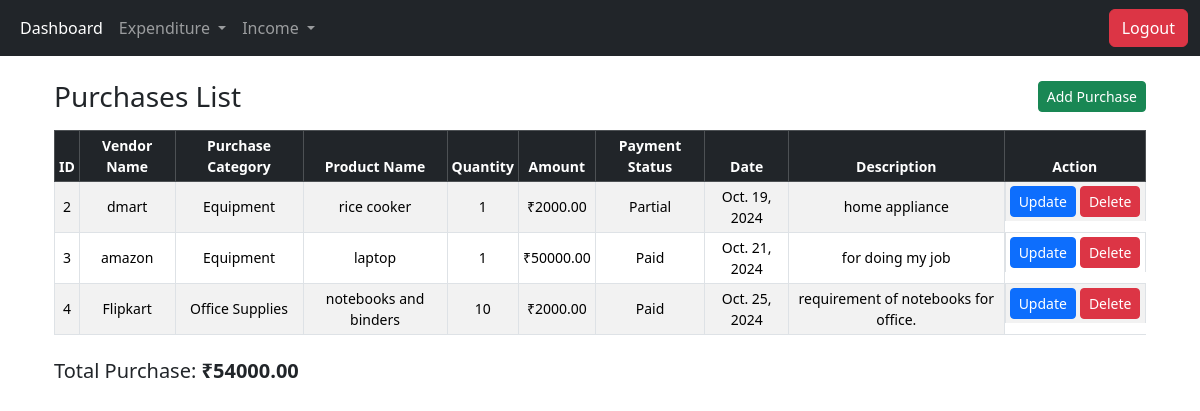
The page /myapp/purchases-list/ on the database its author committed.
### myapp/models.py (models this page shows, shortened)
class Purchase(models.Model):
    PURCHASE_CATEGORY_CHOICES = [
        ('Office Supplies', 'Office Supplies'),
        ('Equipment', 'Equipment'),
        ('Utilities', 'Utilities'),
        ('Raw Materials', 'Raw Materials'),
        ('Miscellaneous', 'Miscellaneous'),
    ]
    PAYMENT_STATUS_CHOICES = [
        ('Paid', 'Paid'),
        ('Unpaid', 'Unpaid'),
        ('Partial', 'Partial'),
    ]
    vendor_name = models.CharField(max_length=100, help_text="Enter the name of the vendor")
    purchase_category = models.CharField(max_length=50, choices=PURCHASE_CATEGORY_CHOICES, help_text="Select the category of the purchase")
    purchase_date = models.DateField(help_text="Enter the date of the purchase")
    product_name = models.CharField(max_length=100, help_text="Enter the name of the product or service purchased")
    quantity = models.PositiveIntegerField(help_text="Enter the quantity of the product or service")
    amount = models.DecimalField(max_digits=10, decimal_places=2, help_text="Enter the total purchase amount")
    payment_status = models.CharField(max_length=50, choices=PAYMENT_STATUS_CHOICES, help_text="Select the payment status")
    description = models.TextField(blank=True, null=True, help_text="Optional description of the purchase")

### myapp/views.py (the view)
# urls.py: path('purchases-list/', views.purchases_list, name='purchases_list'),
def purchases_list(request):
    purchases = Purchase.objects.all()
    total_purchases = sum(purchase.amount for purchase in purchases)
    return render(request, 'purchases_list.html',{
        'purchases': purchases,
        'total_purchase': total_purchases,
    })

### myapp/templates/purchases_list.html (shortened to what this page needs)
{% extends 'base.html' %}
{% block content %}
<div class="container mt-4">
    <h3 class="d-flex justify-content-between align-items-center mb-3">
        <span>Purchases List</span>
        <a href="{% url 'purchases_form' %}" class="btn btn-success btn-sm">Add Purchase</a>
    </h3>
    <div class="table-responsive">
        <table class="table table-striped table-sm table-bordered align-middle">
            <thead class="table-dark">
                <tr class="text-center small">
                    <th>ID</th>
                    <th>Vendor Name</th>
                    <th>Purchase Category</th>
                    <th>Product Name</th>
                    <th>Quantity</th>
                    <th>Amount</th>
                    <th>Payment Status</th>
                    <th>Date</th>
                    <th>Description</th>
                    <th>Action</th>
                </tr>
            </thead>
            <tbody>
                {% for purchase in purchases %}
                    <tr class="text-center small">
                        <td>{{ purchase.id }}</td>
                        <td>{{ purchase.vendor_name }}</td>
                        <td>{{ purchase.purchase_category }}</td>
                        <td>{{ purchase.product_name }}</td>
                        <td>{{ purchase.quantity }}</td>
                        <td>₹{{ purchase.amount|floatformat:2 }}</td>
                        <td>{{ purchase.payment_status }}</td>
                        <td>{{ purchase.purchase_date }}</td>
                        <td>{{ purchase.description|default:"N/A" }}</td>
                        <td class="d-flex justify-content-center gap-1">
                            <a href="{% url 'update-purchase' purchase.id %}" class="btn btn-primary btn-sm">Update</a>
                            <form action="{% url 'delete-purchase' purchase.id %}" method="post" class="d-inline">
                                <button type="submit" class="btn btn-danger btn-sm" onclick="return confirm('Are you sure you want to delete this purchase?');">Delete</button>
                            </form>
                        </td>
                    </tr>
                {% empty %}
                    <tr>
                        <td colspan="10" class="text-center text-muted">No purchases available.</td>
                    </tr>
                {% endfor %}
            </tbody>
        </table>
    </div>
    <div class="mt-2">
        <h5>Total Purchase: <span class="fw-bold">₹{{ total_purchase|floatformat:2 }}</span></h5>
    </div>
</div>
{% endblock %}

### rows shown on the page
Purchase: id "2", vendor_name "dmart", purchase_category "Equipment", product_name "rice cooker", quantity "1", amount "2000.00", payment_status "Partial", purchase_date "Oct. 19, 2024", description "home appliance"
Purchase: id "3", vendor_name "amazon", purchase_category "Equipment", product_name "laptop", quantity "1", amount "50000.00", payment_status "Paid", purchase_date "Oct. 21, 2024", description "for doing my job"
Purchase: id "4", vendor_name "Flipkart", purchase_category "Office Supplies", product_name "notebooks and binders", quantity "10", amount "2000.00", payment_status "Paid", purchase_date "Oct. 25, 2024", description "requirement of notebooks for office."

### other values the page prints
{{ total_purchase|floatformat:2 }} "54000.00"
